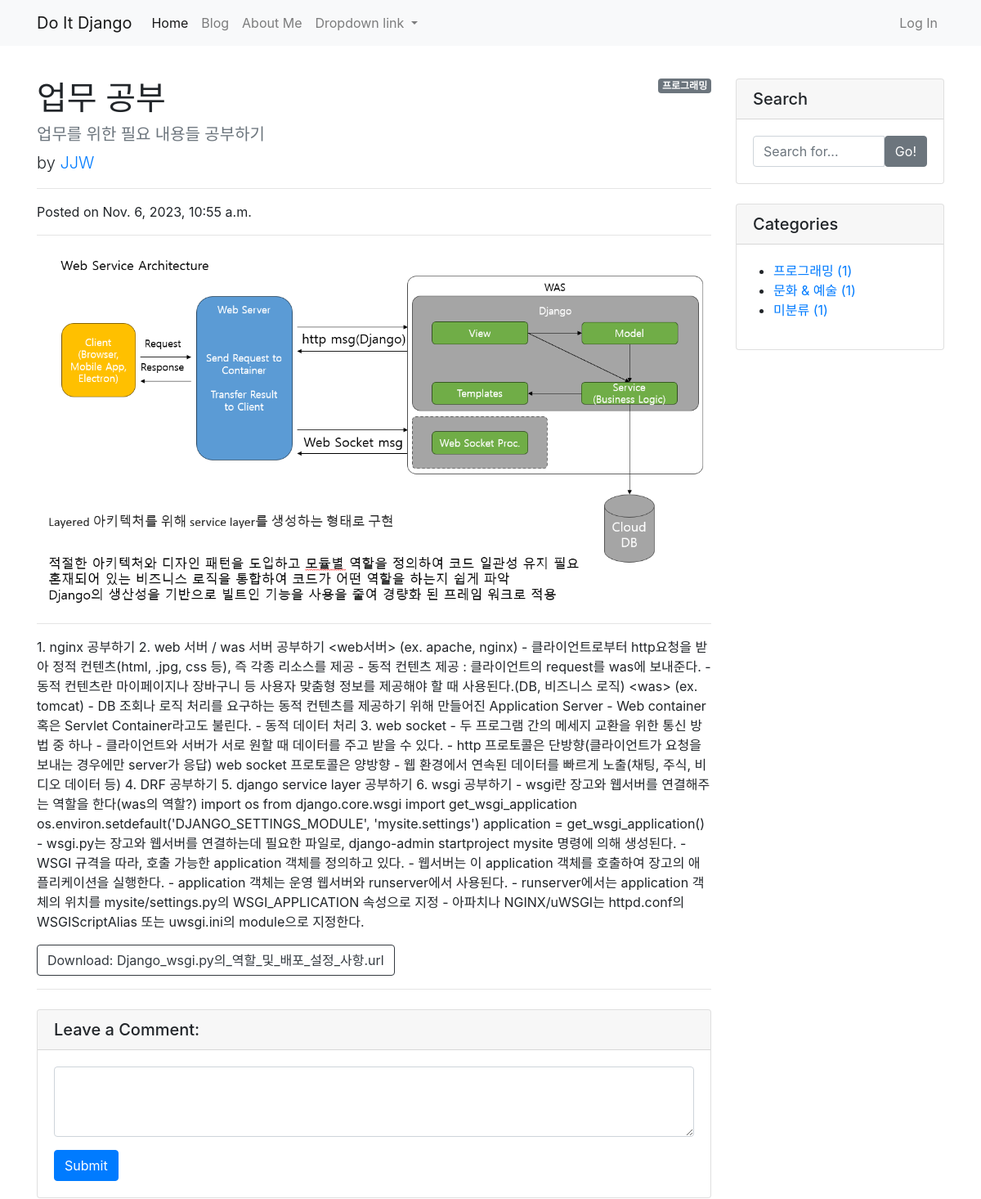
/blog/3/ (upper part), run on an earlier commit of the app's database.
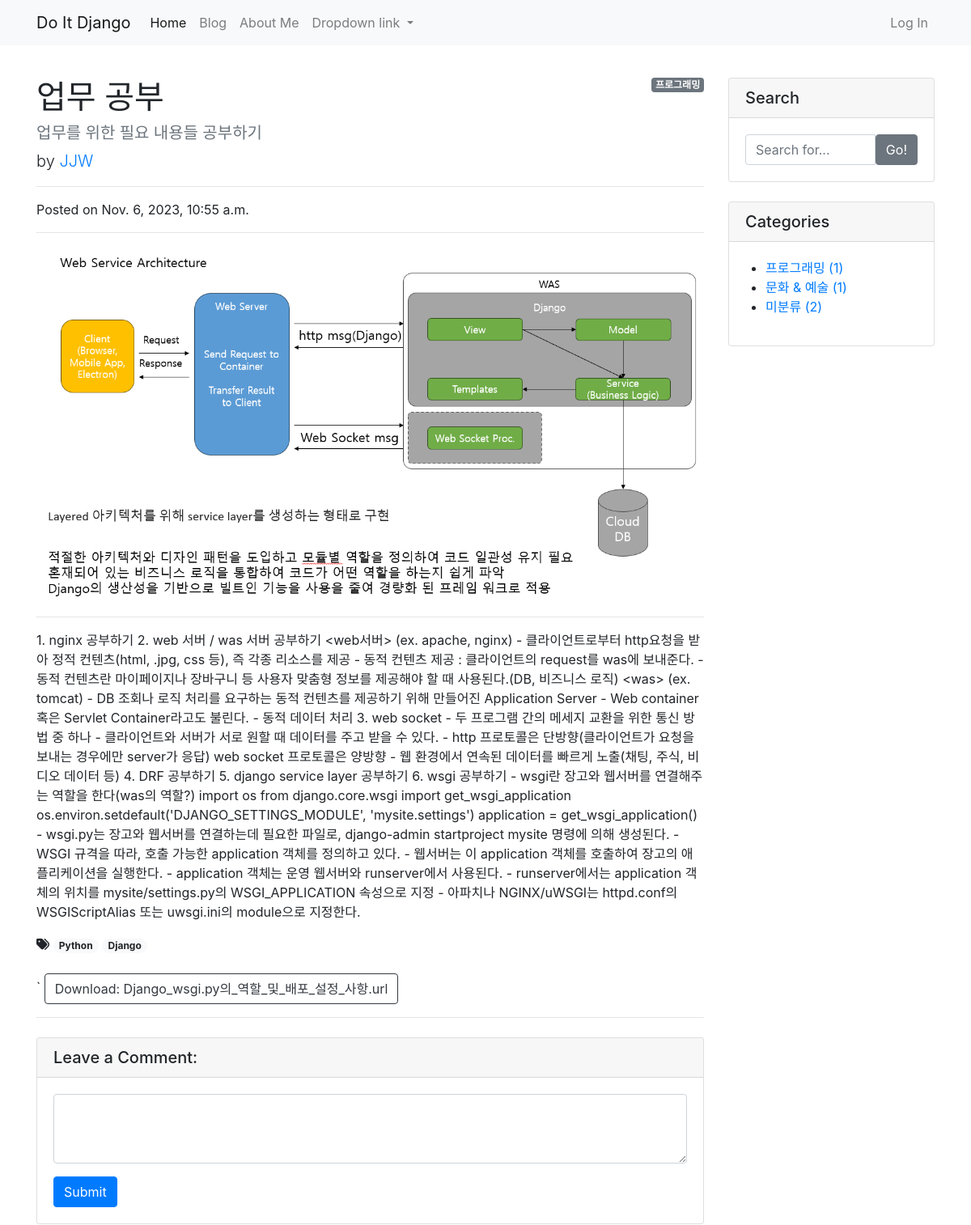
And on a later commit of the database.
### blog/models.py (models this page shows)
class Category(models.Model):
    name = models.CharField(max_length=50, unique=True)
    slug = models.SlugField(max_length=200, unique=True, allow_unicode=True)
    def __str__(self):  # 해당 클래스로 만들어진 인스턴트 자체를 출력할 때, 문자열로 설명해주기 위한 메서드이다.
        return self.name
    def get_absolute_url(self):
        return f'/blog/category/{self.slug}/'
    class Meta:
        verbose_name_plural = 'Categories'  # admin 페이지 내의 자동으로 설정된 'Categorys'를 'Categories'로 변경

class Tag(models.Model):
    name = models.CharField(max_length=50)
    slug = models.SlugField(max_length=200, unique=True, allow_unicode=True)
    def __str__(self):
        return self.name
    def get_absolute_url(self):
        return f'/blog/tag/{self.slug}/'

### blog/views.py (the view)
# urls.py: path('<int:pk>/', views.PostDetail.as_view()),
class PostDetail(DetailView):
    model = Post
    def get_context_data(self, **kwargs):
        context = super(PostDetail, self).get_context_data()  # 직속 부모 클래스의 메소드를 사용하기 위함
        context['categories'] = Category.objects.all()
        context['no_category_post_count'] = Post.objects.filter(category=None).count()
        return context

### blog/models.py (called while the page is built)
    def __str__(self):
        return f'[{self.pk}] {self.title} :: {self.author}'

    def get_file_name(self):
        return os.path.basename(self.file_upload.name)

### blog/templates/blog/post_detail.html (shortened to what this page needs)
{% extends 'blog/base.html' %}
{% block main_area %}
  <div id="post-area">
    {% if post.category %}
      <span class="badge badge-secondary float-right">{{ post.category }}</span>
    {% else %}
      <span class="badge badge-secondary float-right">미분류</span>
    {% endif %}
        <h1 class="mt-4">{{ post.title }}</h1>
        <h5 class="text-muted">{{ post.hook_text }}</h5>
        <p class="lead">
          by
          <a href="#">{{ post.author | upper }}</a>
        </p>
        <hr>
        <p>Posted on {{ post.created_at }}</p>
        <hr>
        {% if post.head_image %}
        <img class="img-fluid rounded" src="{{ post.head_image.url }}" alt="{{ post }} head image">
        {% else %}
        <img class="img-fluid rounded" src="https://picsum.photos/seed/{{ post.id }}/800/200" alt="random_image">
        {% endif %}
        <hr>
        <p>{{ post.content }}</p>
        {% if post.tags.exists %}
          <i class="fas fa-tags"></i>
          {% for tag in post.tags.iterator %}
              <a href="{{ tag.get_absolute_url }}"><span class="badge badge-pill badge-light">{{ tag }}</span></a>
          {% endfor %}
          <br />
          <br />`
        {% endif %}
        {% if post.file_upload %}
        <a href="{{ post.file_upload.url }}" class="btn btn-outline-dark" role="button" download>Download: {{ post.get_file_name }}</a>
        {% endif %}
        <hr>
  </div>
  <div id="comment-area">
        <div class="card my-4">
          <h5 class="card-header">Leave a Comment:</h5>
          <div class="card-body">
            <form>
              <div class="form-group">
                <textarea class="form-control" rows="3"></textarea>
              </div>
              <button type="submit" class="btn btn-primary">Submit</button>
            </form>
          </div>
        </div>
  </div>
{% endblock %}

### blog/templates/blog/base.html (shortened to what this page needs)
<!DOCTYPE html>
<html>
{% load static %}
<head>
    <link rel="stylesheet" href="{% static 'blog/bootstrap/bootstrap.min.css' %}" media="screen">
</head>
<body>
    {% include 'blog/navbar.html' %}
    <div class="container my-3">
        <div class="row">
            <div class="col-md-8 col-lg-9" id="main-area">
                {% block main_area %}
                {% endblock %}
            </div>
            <div class="col-md-4 col-lg-3">
                <div class="card my-4">
                    <h5 class="card-header">Search</h5>
                    <div class="card-body">
                        <div class="input-group">
                            <input type="text" class="form-control" placeholder="Search for...">
                            <span class="input-group-btn">
                                <button class="btn btn-secondary" type="button">Go!</button>
                            </span>
                        </div>
                    </div>
                </div>
                <div class="card my-4">
                    <h5 class="card-header">Categories</h5>
                    <div class="card-body">
                        <div class="row">
                            <ul>
                                {% for category in categories %}
                                <li>
                                    <a href="{{ category.get_absolute_url }}">{{ category }} ({{ category.post_set.count }})</a>
                                </li>
                                {% endfor %}
                                <li>
                                    <a href="/blog/category/no_category/">미분류 ({{ no_category_post_count }})</a>
                                </li>
                            </ul>
                        </div>
                    </div>
                </div>
            </div>
        </div>
    </div>
</body>
</html>

What changed in the data, as far as the page shows it:
added Tag: name "Python"
added Tag: name "Django"
Also different on the page:
{{ no_category_post_count }}: "1" → "2"
